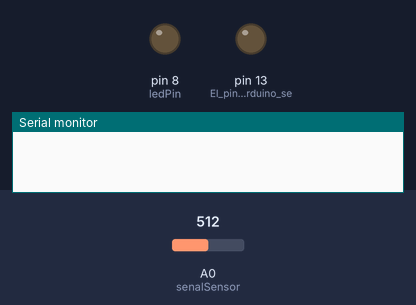
Bench run of a sketch on a simulated Arduino Uno, built with avr-gcc and run on an emulated ATmega328P. Shown: output pins drawn as LEDs (lit = HIGH), the last lines printed to the serial monitor. Inputs (shaded band) come from the test bench; at power-on: A0 (senalSensor) = 512.

Above: at 1.2 s.
1.3 s: A0 (senalSensor) set to 306
At 46.1 s:
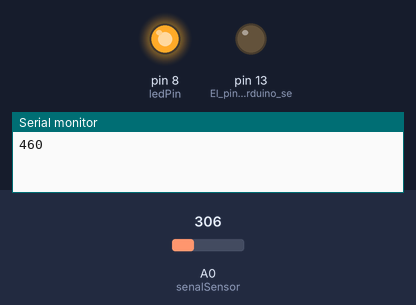
Timing chart, 0 to 46.5 s (numbered marks = the images above; inputs shaded):
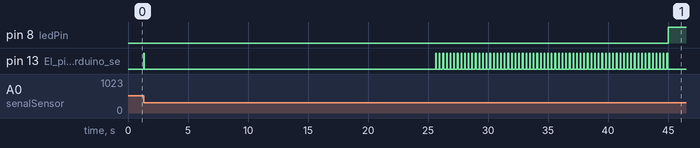

Measured:
- after the input at 1.3 s, pin 8 (ledPin): LOW → HIGH after 43.7 s; pin 13 (El_pin_13_del_arduino_se): goes HIGH 0.05 s, LOW 24.3 s, 64 × (HIGH 0.05 s, LOW 0.25 s), HIGH 0.05 s, then LOW, starting at once

The sketch:

simple_write.ino
```cpp
float factor = 0.75; // Coeficiente de filtro pasa bajo
float maxValue = 0.0; // Almacena valor máximo
int minGapHR = 300; // Distancia entre pulsos
float bfrVal = 500; // Almacena los valores previos
int pulse = 0; // Contador de pulsos

int ledPin = 8;
int limite = 65; // Se define un límite de pulso cardiaco, para levantar una bandera en caso de que se supere
int senalSensor = A0; // Un int que guardará el calor recibido en el pin A0

void setup() {
  pinMode(13, OUTPUT); // El pin 13 del arduino se designa que es de salida
  Serial.begin(9600); // Serial empieza a 9600 bps (bits por segundo)
  //Serial.println("Midiendo");
  pinMode(ledPin, OUTPUT); // El pin ledPin que en este caso es el 8 del arduino se designa que es de salida

}
void loop() {

  static unsigned long timePM = millis(); // Latidos por minuto [Tiempo Actual]
  static unsigned long btwBeat = millis(); // Tiempo entre latidos Tiempo Actual]


  int readValue = analogRead(senalSensor);
  float valFilter = factor * bfrVal + (1 - factor) * readValue;  // Filtro pasa bajas
  float change = valFilter - readValue; // Diferencia entre el filtro del valor y el valor leído como tal
  bfrVal = valFilter;

  if((change >= maxValue) && (millis() > btwBeat + minGapHR)) {
     maxValue = change;
     digitalWrite(13, HIGH);
     btwBeat = millis();
     pulse++;
  }
  else {
    digitalWrite(13, LOW);
  }

  maxValue = maxValue * 0.97;
  if(millis() >= timePM + 15000) {
    // Se agrega un if para revisar si el pulso cardiaco es mayor a un cierto límite
    if((pulse * 4) > limite) {
      digitalWrite(ledPin, HIGH); // Se manda una señal "alta" en el puerto al que ledPin hace referencia
      delay(2000); // Se mantiene el led encendido 2 segundos
      digitalWrite(ledPin, LOW); // Se apaga el led
    }
    //Serial.println("Latidos: ");
    Serial.print(pulse * 4);
    pulse = 0;
    timePM = millis();
  }
  delay(50);

}
```
